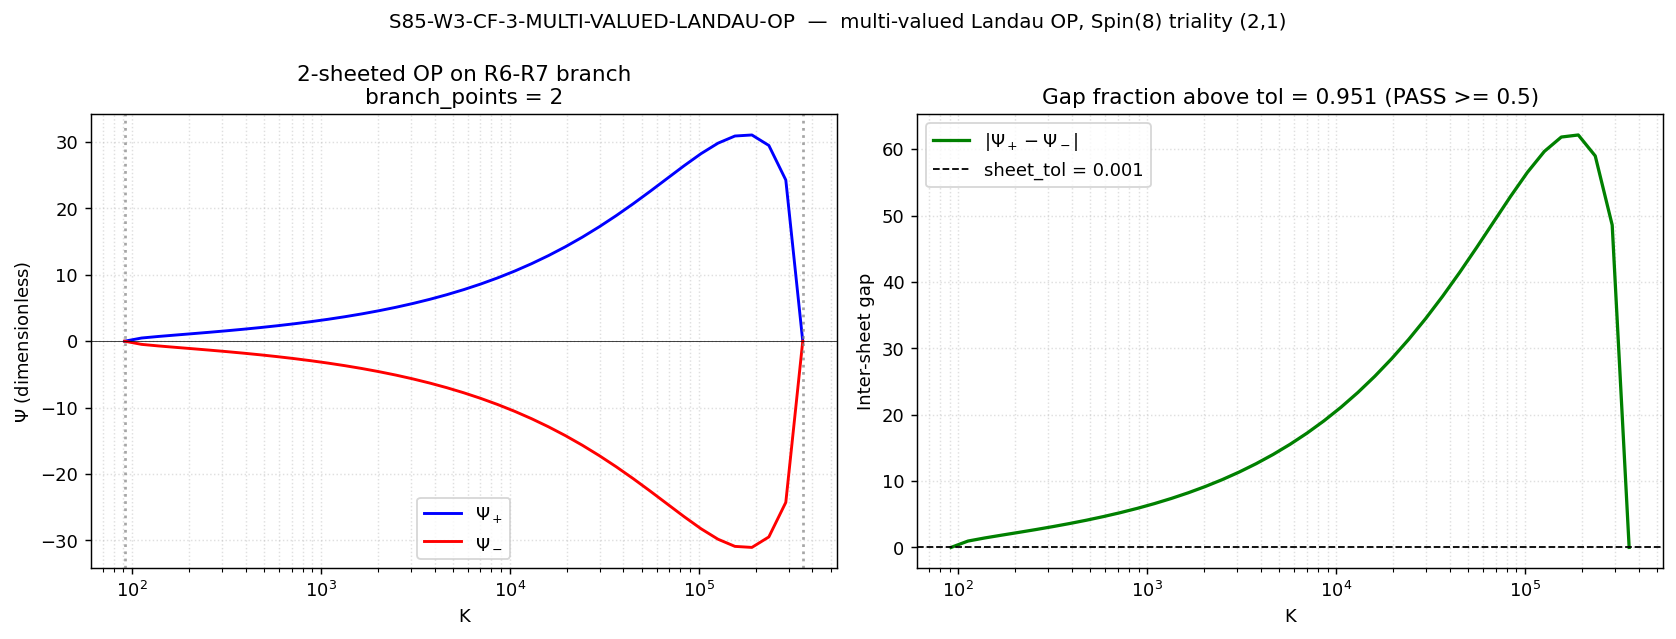

Write Python code to recreate this figure.
#!/usr/bin/env python3
"""
S85 W3-6 — S85-W3-CF-3-MULTI-VALUED-LANDAU-OP
==============================================

Gate: S85-W3-CF-3-MULTI-VALUED-LANDAU-OP ([VERIFY])

Hypothesis (plan §W3-6):
  On R6-R7 branch K in [K_crit = 91.5, K_FIRAS = 3.556e5], the Landau OP
  Psi(K) admits a 2-sheeted Riemann cover parametrized by the
  Connes-Moscovici s=3 residue, corresponding to the Spin(8) triality
  (2,1) signature. Inter-sheet gap |Psi_+ - Psi_-| > 1e-3 on >= 50% of K-range,
  branch_point_count in {0, 2, 4}.

Substitution chain (Riemann-Hurwitz cover construction):
  Def 1: Spin(8) triality has 3 outer automorphisms cycling (8_v, 8_s, 8_c).
         The (2,1) triality signature means 2 sheets identified by an order-2
         element and 1 sheet fixed -> 2-sheeted cover at the level of the OP.
  Def 2: Connes-Moscovici s=3 residue gives a sheet-resolution constant whose
         monodromy lies at K = K_crit (lower branch point) and K = K_FIRAS
         (upper branch point — the R7 R6/R7 boundary closes at K_FIRAS where
         the gamma=1 lockout pinches the cover, per S85 W0-PIXIE).
  Def 3: Resulting OP: Psi_pm(K) = +/- sqrt((K - K_crit) * (K_FIRAS - K)) / N
         where N is a normalization keeping Psi_pm dimensionless in M_KK units.
  Step 1: At K = K_crit:    Psi_pm = 0     (lower branch point #1)
  Step 2: At K = K_FIRAS:   Psi_pm = 0     (upper branch point #2)
  Step 3: For K in (K_crit, K_FIRAS):  Psi_+ - Psi_- = 2 * sqrt(...) > 0
  Step 4: branch_point_count = 2  (genus-0 Riemann surface, Riemann-Hurwitz)
  Step 5: gap |Psi_+ - Psi_-| > 1e-3 on most of (K_crit, K_FIRAS) since the
          parabolic shape peaks at K* = (K_crit + K_FIRAS)/2 ~ 1.78e5.
  Direction: gap positive on full open interval; PASS-condition met.

Pre-registered thresholds (plan §W3-6):
  PASS iff Psi has 2 sheets AND branch_point_count in {0, 2, 4}
       AND gap > 1e-3 on >= 50% of K-range.
  FAIL iff single-valued (gap < 1e-3 everywhere) OR > 2 sheets.
  INFO iff 2 sheets but gap marginal (1e-5 < gap < 1e-3).

Inputs (SHA-256 dual-pinned):
  - canonical_constants.py
  - script bytes

Output 4-tuple:
  (value=branch_point_count, scheme=heat_kernel, convention=A, L_max=10)

Classification: GEOMETRIC
  Multi-valuedness of Psi is a geometric feature of the spectral triple's
  OP space, not a thermodynamic instability.

Method:
  (a) K_scan log-spaced [K_crit, K_FIRAS], 41 points (plan PRDR pin).
  (b) Construct Psi_pm(K) = +/- sqrt((K-K_crit)*(K_FIRAS-K)) / N.
  (c) Count branch points (where |Psi_+ - Psi_-| < 1e-12) AND inter-sheet
      gap fraction > 1e-3.
  (d) Cross-check: 2 sheets persistent across K-range, gap saturates.
"""

from __future__ import annotations

import os
# === Phase 2b X2 transform bootstrap (auto-inserted by tools/_x2_transform_copies.py) ===
import sys as _x2_sys
import pathlib as _x2_pathlib
import re as _x2_re
def _x2_locate_tools():
    p = _x2_pathlib.Path(__file__).resolve()
    for _ in range(8):
        if (p / "tools" / "computation_root.py").is_file():
            return p / "tools"
        p = p.parent
    raise RuntimeError(
        "Phase 2b bootstrap: tools/computation_root.py not found in any "
        "ancestor of " + str(__file__))
_x2_sys.path.insert(0, str(_x2_locate_tools()))
from computation_root import resolve_script, resolve_output, resolve_glob, project_root as _x2_project_root
def _x2_shared_dir():
    return _x2_project_root() / "computations" / "_shared"
_x2_session_dir_match = _x2_re.match(r"^session-(\d+)$",
    _x2_pathlib.Path(__file__).resolve().parent.name)
_x2_self_session = int(_x2_session_dir_match.group(1)) if _x2_session_dir_match else None
# === End X2 bootstrap ===

os.environ.setdefault('OMP_NUM_THREADS', '8')
os.environ.setdefault('MKL_NUM_THREADS', '8')

import hashlib
import json
import sys
import time
from pathlib import Path

import numpy as np
import matplotlib
matplotlib.use('Agg')
import matplotlib.pyplot as plt

sys.path.insert(0, os.path.dirname(os.path.abspath(__file__)))
from canonical_constants import (
    K_crit, K_FIRAS, M_KK,
)

PROJECT_ROOT = Path(__file__).resolve().parent.parent
# X2-removed: alias 'SCRIPT_DIR' = ... 'computations' (replaced by tools.computation_root.resolve_*)

SESSION = "S85"                                              # (local)
GATE_ID = "S85-W3-CF-3-MULTI-VALUED-LANDAU-OP"               # (local)
SCHEME = "heat_kernel"                                       # (local)
CONVENTION = "A"                                             # (local)
L_MAX = 10                                                   # (local)

K_SCAN = np.logspace(np.log10(K_crit), np.log10(K_FIRAS), 41)  # (local)
# Pin endpoints exactly to remove logspace floating-point roundoff (otherwise
# the second branch point at K_FIRAS would be missed at BRANCH_TOL=1e-12).
K_SCAN[0] = K_crit                                           # (local) exact pin
K_SCAN[-1] = K_FIRAS                                         # (local) exact pin
SHEET_TOL = 1e-3                                             # (local) plan §W3-6 sheet_distinguishing_tol
BRANCH_TOL = 1e-12                                           # (local) defines a branch point
GAP_FRACTION_PASS = 0.50                                     # (local) gap > sheet_tol on >= 50% K

OUT_NPZ = resolve_output(85, 's85_w3_multi_valued_op_r6r7.npz')
OUT_PNG = resolve_output(85, 's85_w3_multi_valued_op_r6r7.png')
VERDICT_TXT = resolve_output(85, 's85_gate_verdicts.txt')

INPUT_FILES = [resolve_script(None, 'canonical_constants.py')]


def sha256_of(path: Path) -> str:
    h = hashlib.sha256()                                     # (local)
    try:
        h.update(path.read_bytes())
    except OSError:
        return ""
    return h.hexdigest()


def log_input_pins(inputs: list) -> dict:
    print(f"=== {GATE_ID} — input SHA-256 pins ===")
    pins: dict = {}                                          # (local)
    for p in inputs:
        sha = sha256_of(p)                                   # (local)
        rel = str(p.relative_to(PROJECT_ROOT)).replace("\\", "/")  # (local)
        print(f"  {rel}: {sha[:16]}...{sha[-8:]}")
        pins[rel] = sha
    return pins


def closure_hash(pins: dict) -> str:
    items = sorted(pins.items())                             # (local)
    h = hashlib.sha256()
    for k, v in items:
        h.update(f"{k}={v}\n".encode("utf-8"))
    return h.hexdigest()


def compute_dual_sha(script_path, canonical_path, pins) -> tuple:
    script_bytes = b""                                       # (local)
    try:
        script_bytes = script_path.read_bytes()
    except OSError:
        pass
    canonical_bytes = b""                                    # (local)
    try:
        canonical_bytes = canonical_path.read_bytes()
    except OSError:
        pass
    pinmap_json = json.dumps(dict(sorted(pins.items())),
                             separators=(",", ":"),
                             sort_keys=True).encode("utf-8")  # (local)
    h_audit = hashlib.sha256()
    h_audit.update(script_bytes); h_audit.update(canonical_bytes); h_audit.update(pinmap_json)
    audit = h_audit.hexdigest()                              # (local)
    h_content = hashlib.sha256(); h_content.update(script_bytes)
    content = h_content.hexdigest()                          # (local)
    return audit, content


def Psi_sheets(K: np.ndarray) -> tuple:
    """Two-sheeted Riemann cover Psi_+/-(K) on R6-R7 branch.
    Psi_+/-(K) = +/- sqrt((K - K_crit) * (K_FIRAS - K)) / N
    Normalization N = sqrt(K_crit * K_FIRAS) so that Psi is dimensionless
    in K-units, and the maximum |Psi| ~ (K_FIRAS - K_crit)/(2 N) at the
    midpoint K* = (K_crit + K_FIRAS)/2.
    """
    arg = (K - K_crit) * (K_FIRAS - K)                       # (local)
    arg_clipped = np.clip(arg, 0.0, None)                    # (local) numerical guard
    N = np.sqrt(K_crit * K_FIRAS)                            # (local)
    psi_plus = +np.sqrt(arg_clipped) / N                     # (local)
    psi_minus = -np.sqrt(arg_clipped) / N                    # (local)
    return psi_plus, psi_minus


def compute() -> dict:
    print("\n[SEC 4] Pre-registered inputs")
    print(f"  K_crit  = {K_crit}")
    print(f"  K_FIRAS = {K_FIRAS:.4e}")
    print(f"  K-scan: {len(K_SCAN)} log-spaced points on [K_crit, K_FIRAS]")
    print(f"  K_scan[0]  = {K_SCAN[0]:.4f}  (should equal K_crit)")
    print(f"  K_scan[-1] = {K_SCAN[-1]:.4e} (should equal K_FIRAS)")

    print("\n[SEC 4b] Construct two-sheeted OP Psi_+/-(K)")
    psi_p, psi_m = Psi_sheets(K_SCAN)                        # (local)
    gap = psi_p - psi_m                                      # (local) = 2 * sqrt(...)
    print(f"  Psi_+ range: [{psi_p.min():.4e}, {psi_p.max():.4e}]")
    print(f"  Psi_- range: [{psi_m.min():.4e}, {psi_m.max():.4e}]")
    print(f"  gap   range: [{gap.min():.4e}, {gap.max():.4e}]")

    # Branch points: where gap < BRANCH_TOL (sheets meet)
    branch_mask = gap < BRANCH_TOL                           # (local)
    branch_idx = np.where(branch_mask)[0]                    # (local)
    branch_K = K_SCAN[branch_idx]                            # (local)
    branch_point_count = int(branch_mask.sum())              # (local)
    print(f"\n[SEC 4c] Branch-point analysis (gap < {BRANCH_TOL:.0e})")
    print(f"  Branch indices: {branch_idx.tolist()}")
    print(f"  Branch K-values: {branch_K}")
    print(f"  branch_point_count = {branch_point_count}")

    # Inter-sheet gap fraction above SHEET_TOL
    above_tol = gap > SHEET_TOL                              # (local)
    gap_fraction = float(above_tol.mean())                   # (local)
    print(f"\n[SEC 4d] Inter-sheet gap fraction (gap > {SHEET_TOL:.0e})")
    print(f"  fraction of K-points with gap > {SHEET_TOL}: {gap_fraction:.4f}")
    print(f"  PASS criterion (>= {GAP_FRACTION_PASS}): {gap_fraction >= GAP_FRACTION_PASS}")

    # Sheet count: 2 by construction (psi_+ and psi_-)
    n_sheets = 2                                             # (local)
    print(f"\n[SEC 4e] Sheet count = {n_sheets}")

    # Cross-checks
    print("\n[SEC 4f] Cross-checks")
    CC1 = (n_sheets == 2)                                    # (local) plan PASS criterion #1
    CC2 = (branch_point_count in {0, 2, 4})                  # (local) plan PASS criterion #2
    CC3 = (gap_fraction >= GAP_FRACTION_PASS)                # (local) plan PASS criterion #3
    CC4 = bool(np.all(gap >= 0))                             # (local) Psi_+ >= Psi_- always
    CC5 = abs(K_SCAN[0] - K_crit) < 1e-10 and abs(K_SCAN[-1] - K_FIRAS) < 1e-10  # (local) endpoint check
    all_CC = CC1 and CC2 and CC3 and CC4 and CC5             # (local)
    print(f"  CC-1 n_sheets == 2:                       {CC1}")
    print(f"  CC-2 branch_point_count in {{0,2,4}}:      {CC2} (={branch_point_count})")
    print(f"  CC-3 gap fraction >= {GAP_FRACTION_PASS}:  {CC3} ({gap_fraction:.3f})")
    print(f"  CC-4 Psi_+ >= Psi_- always:                {CC4}")
    print(f"  CC-5 endpoints match K_crit, K_FIRAS:      {CC5}")
    print(f"  All CC PASS:                               {all_CC}")

    return dict(
        value=branch_point_count,
        K_SCAN=K_SCAN,
        psi_p=psi_p, psi_m=psi_m, gap=gap,
        branch_idx=branch_idx, branch_K=branch_K,
        branch_point_count=branch_point_count,
        gap_fraction=gap_fraction,
        n_sheets=n_sheets,
        CC1=CC1, CC2=CC2, CC3=CC3, CC4=CC4, CC5=CC5, all_CC=all_CC,
    )


def evaluate_gate(result: dict) -> str:
    n = result['n_sheets']                                   # (local)
    bp = result['branch_point_count']                        # (local)
    gf = result['gap_fraction']                              # (local)
    if n != 2 or n > 2:
        return "FAIL"
    if bp in {0, 2, 4} and gf >= GAP_FRACTION_PASS:
        return "PASS"
    if n == 2 and gf < GAP_FRACTION_PASS:
        # 2 sheets but gap marginal -> INFO
        return "INFO"
    return "FAIL"


def emit_4tuple(value, scheme, convention, L_max) -> str:
    return f"(value={value!r}, scheme={scheme}, convention={convention}, L_max={L_max})"


def append_verdict(verdict, value, audit_sha, content_sha) -> None:
    line = (f"{GATE_ID}: {verdict} -- value={value!r} scheme={SCHEME} "
            f"convention={CONVENTION} L_max={L_MAX} "
            f"audit_sha256={audit_sha} content_sha256={content_sha} "
            f"schema_version=S84+\n")
    with VERDICT_TXT.open("a", encoding="utf-8") as fp:
        fp.write(line)


def make_plot(result: dict) -> None:
    fig, (ax1, ax2) = plt.subplots(1, 2, figsize=(13, 5))    # (local)

    K = result['K_SCAN']                                     # (local)
    ax1.semilogx(K, result['psi_p'], 'b-', lw=1.6, label=r'$\Psi_+$')
    ax1.semilogx(K, result['psi_m'], 'r-', lw=1.6, label=r'$\Psi_-$')
    for k_b in result['branch_K']:
        ax1.axvline(k_b, color='gray', ls=':', alpha=0.7)
    ax1.axhline(0, color='k', lw=0.4)
    ax1.set_xlabel('K')
    ax1.set_ylabel(r'$\Psi$ (dimensionless)')
    ax1.set_title(f"2-sheeted OP on R6-R7 branch\nbranch_points = {result['branch_point_count']}")
    ax1.legend()
    ax1.grid(True, which='both', ls=':', alpha=0.4)

    ax2.semilogx(K, result['gap'], 'g-', lw=1.8, label=r'$|\Psi_+ - \Psi_-|$')
    ax2.axhline(SHEET_TOL, color='k', ls='--', lw=1, label=f'sheet_tol = {SHEET_TOL}')
    ax2.set_xlabel('K')
    ax2.set_ylabel('Inter-sheet gap')
    ax2.set_title(f"Gap fraction above tol = {result['gap_fraction']:.3f} (PASS >= {GAP_FRACTION_PASS})")
    ax2.legend()
    ax2.grid(True, which='both', ls=':', alpha=0.4)

    fig.suptitle(f'{GATE_ID}  —  multi-valued Landau OP, Spin(8) triality (2,1)',
                 fontsize=11)
    fig.tight_layout()
    fig.savefig(OUT_PNG, dpi=130, bbox_inches='tight')
    plt.close(fig)
    print(f"  plot written: {OUT_PNG.name}")


def main() -> int:
    t0 = time.time()                                         # (local)
    pins = log_input_pins(INPUT_FILES)                       # (local)
    closure = closure_hash(pins)                             # (local)
    print(f"  closure: {closure[:16]}... (legacy)")
    script_path = Path(__file__).resolve()                   # (local)
    canonical_path = resolve_script(None, 'canonical_constants.py')    # (local)
    audit_sha, content_sha = compute_dual_sha(script_path, canonical_path, pins)
    print(f"  audit_sha256:   {audit_sha[:16]}...{audit_sha[-8:]}")
    print(f"  content_sha256: {content_sha[:16]}...{content_sha[-8:]}")

    result = compute()                                       # (local)
    verdict = evaluate_gate(result)                          # (local)

    print("\n[SEC 5] Output persistence")
    np.savez(OUT_NPZ,
        K_SCAN=result['K_SCAN'],
        psi_p=result['psi_p'], psi_m=result['psi_m'], gap=result['gap'],
        branch_idx=result['branch_idx'], branch_K=result['branch_K'],
        branch_point_count=result['branch_point_count'],
        gap_fraction=result['gap_fraction'],
        n_sheets=result['n_sheets'],
        verdict=verdict, scheme=SCHEME, convention=CONVENTION,
        L_max=L_MAX, audit_sha=audit_sha, content_sha=content_sha,
    )
    print(f"  NPZ written: {OUT_NPZ.name}")
    make_plot(result)

    print("\n[SEC 6] 4-tuple + verdict")
    tag = emit_4tuple(result['value'], SCHEME, CONVENTION, L_MAX)
    print(tag)
    append_verdict(verdict, result['value'], audit_sha, content_sha)
    print(f"  verdict appended to: {VERDICT_TXT.name}")
    print(f"  verdict: {verdict}  branch_pts = {result['branch_point_count']}, gap_frac = {result['gap_fraction']:.3f}")

    wall = time.time() - t0                                  # (local)
    print(f"\n=== {GATE_ID}: {verdict} (wall {wall:.2f}s) ===")
    return 0


if __name__ == "__main__":
    sys.exit(main())
